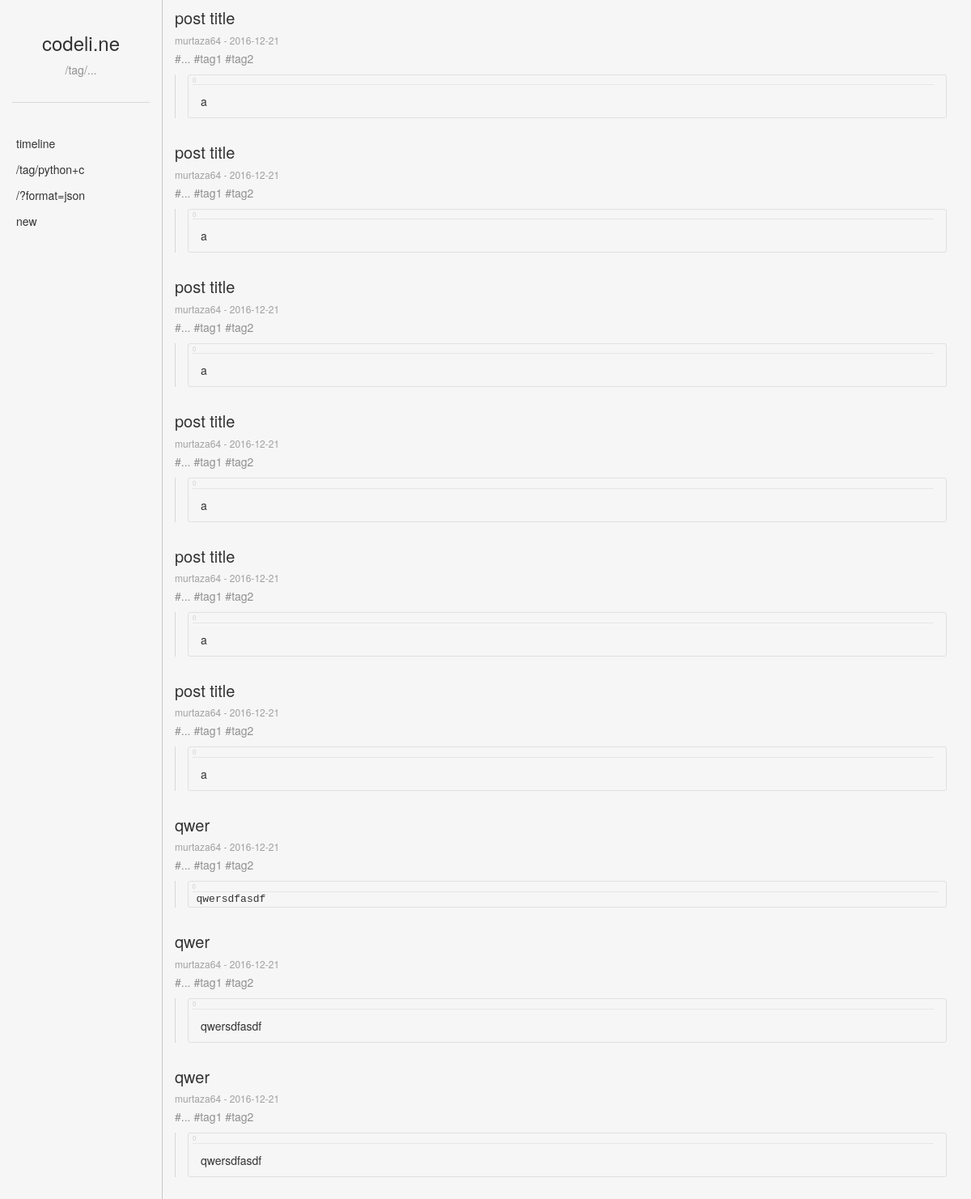
/tag/..., run on the app's committed database.
### timeline/models.py (models this page shows)
class Post(models.Model):
    title = models.CharField(max_length = 140)
    body = models.TextField()
    date = models.DateTimeField()
    author = models.ForeignKey(User, default = 1, on_delete = models.CASCADE)
    tags = models.ManyToManyField('Tag')
    def __str__(self):
        return self.title

class Tag(models.Model):
    name = models.CharField(max_length = 140)
    lang = models.BooleanField(default = 0)
    def __str__(self):
        return self.name

### timeline/views.py (the view)
# urls.py: url(r'^tag/(?:([a-zA-Z0-9.-_]+)\+)?([a-zA-Z0-9.-_]+)$', views.TagTimelineView.as_view(), name='user')
class TagTimelineView(PostListView):
    template_name = 'timeline/user.html'
    def get_queryset(self):
        tags = []
        queryset = []
        qs = super(TagTimelineView, self).get_queryset()
        tags = [Tag.objects.get(name=t) for t in [a for a in self.args if a]]
        qs = qs.filter(tags__in=tags)
        print(qs)
        return qs
    def get_context_data(self, **kwargs):
        args = [a for a in self.args if a]
        print('TAG TIMELINE VIEW')
        context = super(TagTimelineView, self).get_context_data(**kwargs)
        context['subtitle'] = '/tag/' + '+'.join(args)
        context['title'] = '+'.join(args) + ' | codeli.ne'
        return context

### timeline/views.py (called while the page is built)
def assemble_post(post):
    if post.body:
        body_dict = json.loads(post.body)
        try:
            cells = [c for c in body_dict['cells']]
        except KeyError:
            cells = [dict(type=0, content='empty post')]
        for cell in cells:
            t = cell['content']
            if cell['type'] == 1:
                t = markdown(t)
            if cell['type'] == 0:
                t = re.sub(r'\n', '<br>', t)
            cell['content'] = t
    else:
        cells = [dict(type=0, content='empty post')]
    tags = post.tags.all().order_by('-lang', 'name')
    send_post = {'id': post.id, 'title': post.title, 'author': post.author,
        'date': post.date, 'tags': tags, 'body': enumerate(cells)}
    return send_post

    def render_to_response(self, context, **response_kwargs):
        if self.request.GET.get('format') == 'json':
            return JsonResponse(
                dict(data=self.get_data(context)),
                **response_kwargs,
            )
        else:
            return super(JSONPostViewMixin, self).render_to_response(context, **response_kwargs)

    def get_context_data(self, **kwargs):
        context = super(PostListView, self).get_context_data(**kwargs)
        context['posts'] = [assemble_post(post) for post in context['object_list']]
        return context

### timeline/templates/timeline/user.html (shortened to what this page needs)
{% extends "timeline/header.html" %}
{% block lefttitle %}
  {% include 'timeline/includes/lefttitle.html' %}
{% endblock %}
{% block sidebarlinks %}
  {% include 'timeline/includes/sidebarlinks.html' %}
{% endblock %}
{% block content %}
  {% for post in posts %}
      {% include 'timeline/includes/post.html' %}
  {% endfor %}
  <br />
{% endblock %}

### timeline/templates/timeline/includes/post.html (shortened to what this page needs)
<p class="posttitle">
  <a class="title" href="/{{post.id}}">{{post.title}}</a>
<p class="postdate">
  <a class="datelink" href="/user/{{post.author}}">{{post.author}}</a> - {{post.date|date:'Y-m-d'}}
</p>
<p class="posttags">
  {% for tag in post.tags %}
  <a class="taglink{% if tag.lang %} lang{% endif %}" href="/tag/{{tag}}">#{{tag}}</a>
  {% endfor %}
</p>
<div class="container-fluid post">
  {% for i, cell in post.body %}
      {% if cell.type == 2 %}
          <pre class="codecell"><div class="cellindex code">{{i}}{% if cell.title %} - {{cell.title}}{% endif %}</div><code class = "{{cell.lang}}">{{ cell.content }}</code></pre>
      {% else %}
        <div class="container-fluid cell text">
          <div class="cellindex">
              {{i}}{% if cell.title %} - {{cell.title}}{% endif %}
          </div>
          <p>
              {{ cell.content|safe }}
          </p>
        </div>
      {% endif %}
  {% endfor %}
</div>
<br />

### timeline/static/timeline/post_styles.css (style rules this page uses)
.container-fluid.cell { border:1px solid #e0e0e0; border-radius:3px; margin-bottom:10px; }
.container-fluid.cell.text p { margin-top: 10px; }
.container-fluid.post { border-left: 1px solid #d8d8d8; }
pre.codecell { border:1px solid #e0e0e0; border-radius:3px; padding-top: 0; padding-bottom: 0; margin-bottom: 10px; background-color: #f6f6f6; }
.cellindex { padding:0; margin-left:-10px; color:#d0d0d0; font-size:8px; border-bottom:1px solid #e6e6e6; font-family:"Helvetica Neue",Helvetica,Arial,sans-serif; }
.cellindex.code { margin-left:-5px; }
.postdate { color: #a0a0a0; margin-bottom: 4px; }
.posttags { color: #909090; }
a.taglink { color: inherit; }
p.postdate { font-size:12px; }
.posttitle { font-size:20px; margin-top:8px; margin-bottom:4px; }
a.datelink { text-decoration: none; color:inherit; }

### timeline/static/timeline/styles.css (style rules this page uses)
a.title { color: inherit; }

### timeline/templates/timeline/header.html (style rules this page uses)
html, body { height:100% }

### data on the page
Tag: name "..."
Tag: name "tag1"
Tag: name "tag2"

### other printed values
{{ subtitle }} "/tag/..."
{{ post.title }} "post title"
{{ post.author }} "murtaza64"
{{ post.date|date:'Y-m-d' }} "2016-12-21"
{{ i }} "0" "0" "0" "0" "0" "0" "0" "0"
{{ cell.content|safe }} "a" "a" "a" "a" "a" "a" "qwersdfasdf" "qwersdfasdf"
{{ post.title }} "qwer"
{{ i }} "0"
{{ cell.content }} "qwersdfasdf"
